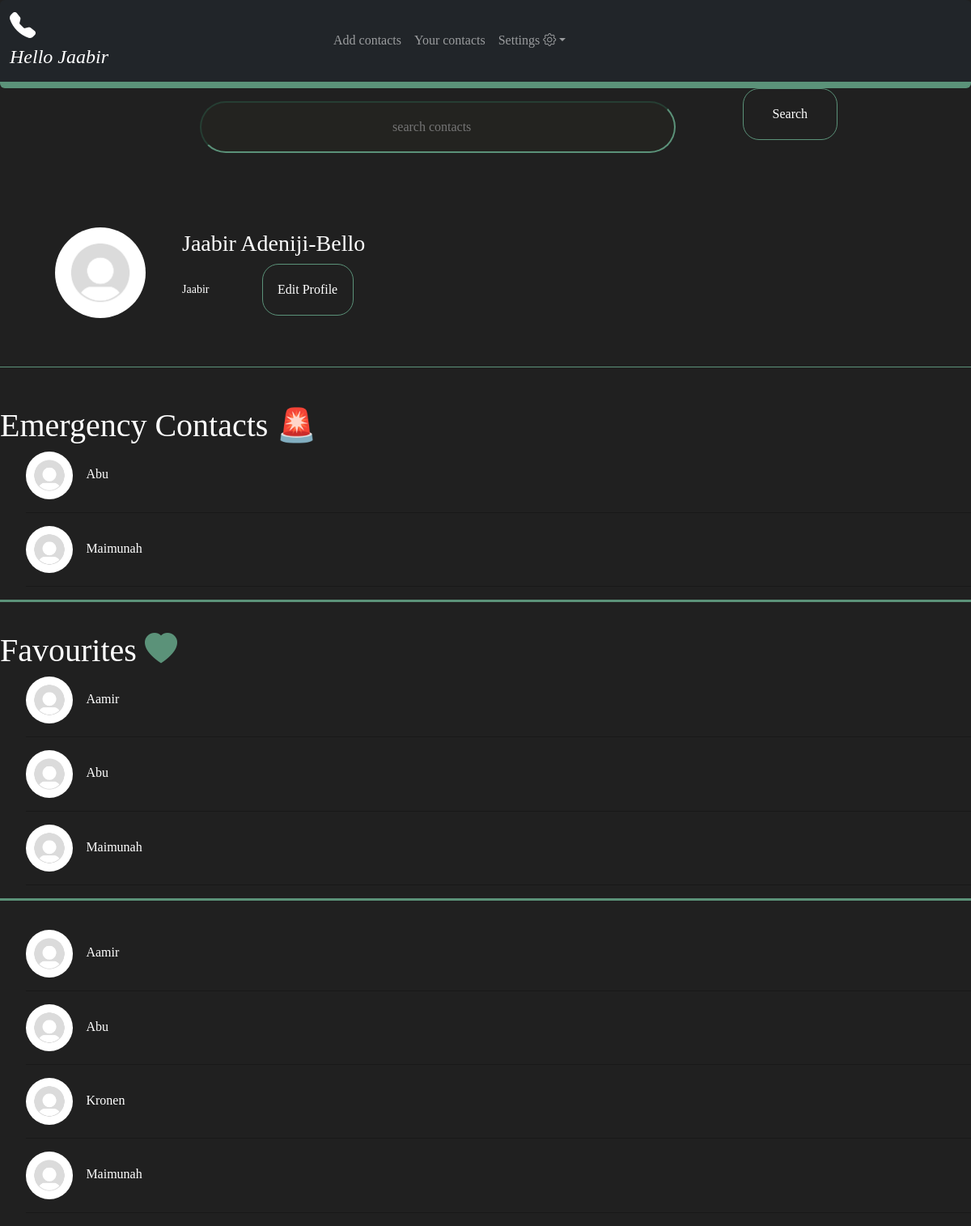
Page /contactlist/ (signed in) on the earlier database version.
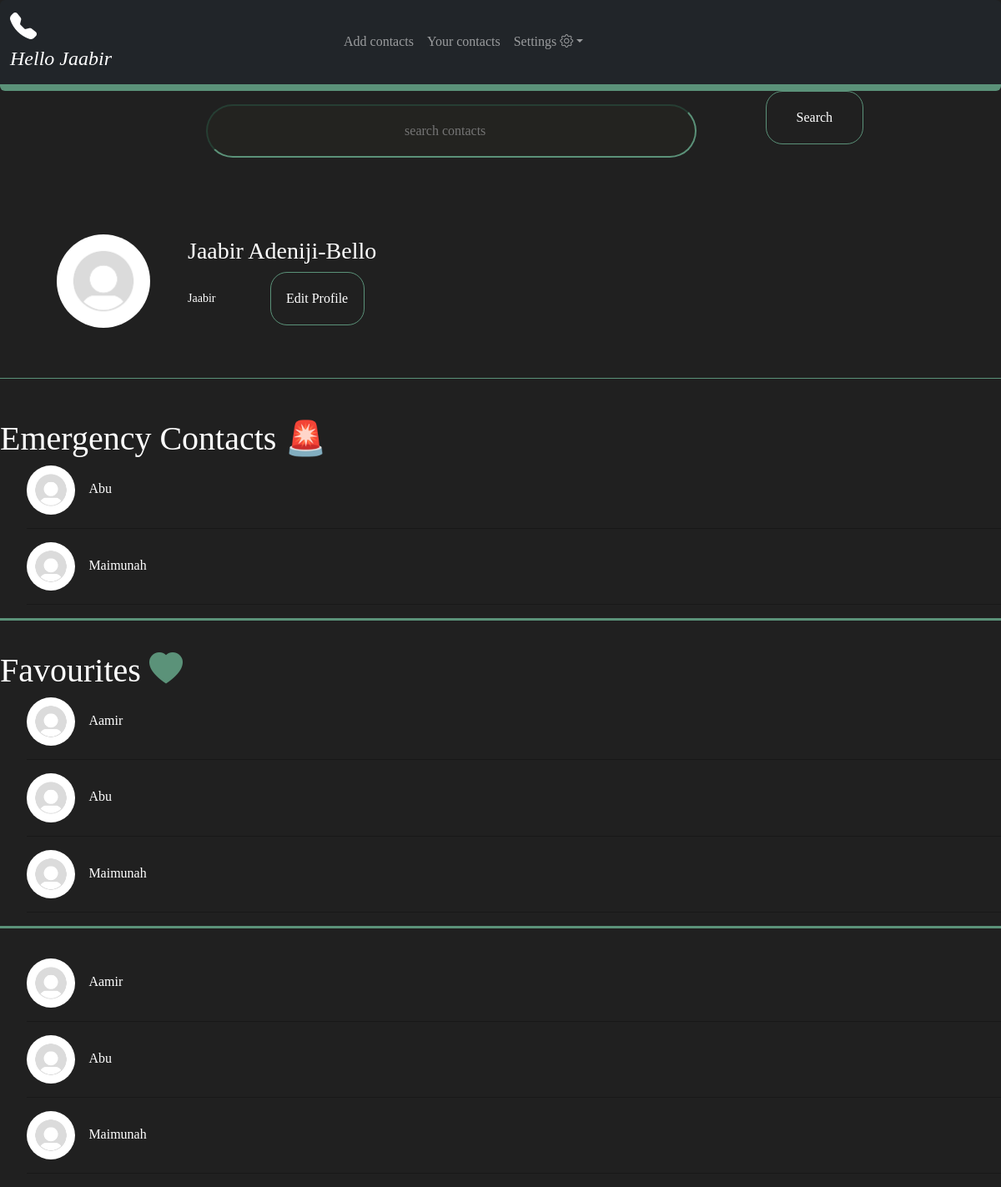
Same page on the later database version.
### base/models.py (models this page shows, shortened)
class User(AbstractUser):
    first_name = models.CharField(null=False, blank=False, max_length=100)
    last_name = models.CharField(null=True, blank=True, max_length=100)
    username = models.CharField(max_length=50)
    email = models.EmailField(unique=True)
    bio = models.CharField(max_length=200, null=True)
    avatar = models.ImageField(null=True, default="default.png")
    address = models.CharField(null=True, blank=True, max_length=256)
    sociallinks = models.CharField(null=True, blank=True, max_length=256)
    phone_number = PhoneNumberField(blank=True)
    contacts = models.ForeignKey(Contacts, blank=True, null=True, on_delete=models.CASCADE, related_name='user_contacts')
    USERNAME_FIELD = 'email'
    REQUIRED_FIELDS = ['username']

class Contacts(models.Model):
    first_name = models.CharField(null=False, blank=False, max_length=100)
    last_name = models.CharField(null=True, blank=True, max_length=100)
    phone_number = PhoneNumberField(blank=True)
    email = models.EmailField(unique=False)
    avatar = models.ImageField(null=True, default="default.png")
    address = models.CharField(null=True, blank=True, max_length=256)
    sociallinks = models.CharField(null=True, blank=True, max_length=256)
    user = models.ForeignKey('User', blank=True,null=True, on_delete=models.CASCADE,related_name='contacts_user')
    favourites = models.BooleanField(default=False)
    Emergency = models.BooleanField(default=False)

### base/views.py (the view)
# urls.py: path("contactlist/", views.contactList, name="contactList"),
@login_required(login_url='login')
def contactList(request):
    user = User.objects.all()
    contacts = Contacts.objects.filter(user_id = request.user.id).order_by('first_name')
    q = request.GET.get('q', '')
    contact = Contacts.objects.filter(
        Q(first_name__icontains=q) | Q(last_name__icontains=q),
        user_id=request.user.id
    ).order_by('first_name')
    search_string = request.GET.get('q', '')
    context = {'user': user, 'contacts': contacts, 'contact': contact,'search_string': search_string}
    return render(request,'contact_list.html',context)

### base/templates/contact_list.html
{% load static %} {% include 'main.html' %} {% block content %}
<main class="contactmain">
    <div class="container-fluid">
        <form class="d-flex" method="GET"  action="{% url 'contactList'%}?q={{contacts.first_name}}">
          <input type="search"  id="search" class="search" placeholder="search contacts" name="q" value="{{search_string}}">
          <button class="btn search-btn" type="submit">Search</button>
        </form>
      </div>
  {% include 'card_component.html' %}
  {% include 'emergency_component.html' %}
  {% include 'favourites_component.html' %}
  <div class="contactwrapper">
    <ul class="contact-list">
      {% for contacts in contacts %}
      <li>
        <img
          src="/static{{contacts.avatar.url}}"
          alt=""
          class="contact-avatar"
        /><a href="{% url 'contacts' contacts.id %}">{{contacts.first_name}}</a>
      </li>
      <hr />
      {% endfor %}
    </ul>
  </div>
</main>
{% endblock content %}

### templates/main.html (shortened to what this page needs)
<!DOCTYPE html>
{%load static%}
<html lang="en">
  <head>
    <link href="https://cdn.jsdelivr.net/npm/bootstrap@5.3.1/dist/css/bootstrap.min.css" rel="stylesheet">
    <link rel="stylesheet" href="https://cdn.jsdelivr.net/npm/bootstrap-icons@1.5.0/font/bootstrap-icons.css">
    <link rel="stylesheet" href="{% static '/styles/style.css' %}" />
  </head>
    {% include 'navbar.html' %}
</html>

### templates/navbar.html (shortened to what this page needs)
<nav
  class="navbar navbar-expand-lg rounded navbar-dark bg-dark"
  aria-label="Eleventh navbar example"
>
  <div class="container-fluid bg-dark navbar-dark">
    <div id="nav-logo-section" class="nav-section">
      <i class="bi bi-telephone-fill"
        ><h4>Hello {{request.user.first_name}}</h4></i
      >
    </div>
    <div class="collapse navbar-collapse" id="navbar">
      <ul class="navbar-nav me-auto mb-2 mb-lg-0">
        <li class="nav-item">
          <a class="nav-link" href="{% url 'newcontact' %}">Add contacts</a>
        </li>
        <li class="nav-item">
          <a class="nav-link" href="{% url 'contactList' %}">Your contacts</a>
        </li>
        <li class="nav-item dropdown">
          <a
            class="nav-link dropdown-toggle"
            href="#"
            data-bs-toggle="dropdown"
            aria-expanded="false"
            >Settings <i class="bi bi-gear"></i
          ></a>
        </li>
      </ul>
    </div>
  </div>
</nav>

### base/templates/card_component.html (shortened to what this page needs)
<div class ="user-card">
    <div>
    <img src ="/static{{request.user.avatar.url}}" class ="user-avatar"/>
</div>
<div>
    <h3>{{request.user.first_name}} {{request.user.last_name}}</h3>
    <small class="username">{{request.user.username}}</small>
    <button class="btn"><a href="{% url 'edit_profile'%}">Edit Profile</a></button>
</div>
    </div>

### base/templates/emergency_component.html
<div class="favourites">
  <h1>Emergency Contacts 🚨</h1>
  <ul class="favourites-list">
    {% for contact in contacts %} {% if contact.Emergency == True%}
    <li>
      <img
        src="/static{{contact.avatar.url}}"
        alt=""
        class="contact-avatar"
      /><a href="{% url 'contacts' contact.id %}">{{contact.first_name}}</a>
    </li>
    <hr />
    {% endif %} {% endfor %}
  </ul>
</div>

### base/templates/favourites_component.html
<div class="favourites">
    <h1>Favourites <i class="bi bi-heart-fill"></i></h1>
    <ul class="favourites-list">
    {% for contact in contacts %}
{% if contact.favourites == True%}
      <li>
        <img
          src="/static{{contact.avatar.url}}"
          alt=""
          class="contact-avatar"
        /><a href="{% url 'contacts' contact.id %}">{{contact.first_name}}</a>
      </li>
      <hr />
      {% endif %}
      {% endfor %}
      </ul>
  </div>

### static/styles/style.css (style rules this page uses)
:root { --dark-color: #202020 ; --border-color: #5b9279; }
* { box-sizing: border-box; }
input { background-color: rgb(54, 51, 51); width: 60%; height: 4rem; margin-top: 1em; margin-bottom: 2em; position: relative; left: 20%; text-align: center; padding: 1.5rem; border-radius: 40px; }
.btn { width: 50%; height: 4rem; position: relative; left: 27%; border-radius: 20px 20px 20px 20px; border-color: var(--border-color); color: white; }
a { color: white; text-decoration: none; }
nav { display: flex; width: 100%; border-bottom: 0.5em solid var(--border-color); }
#nav-logo-section, #nav-link-section { flex-basis: calc(100% / 3); }
.bi-telephone-fill { font-size: 2rem; }
#nav-logo-section { justify-content: flex-start; }
.user-avatar { height: 50%; width: 50%; border-radius: 360px; margin-left: 30%; }
.user-card { display: flex; align-items: center; justify-content: left; margin-bottom: 3rem; border-bottom: solid 0.1em var(--border-color); padding-bottom: 5%; padding-top: 5%; }
.contact-list { list-style-type: none; }
.contact-avatar { min-height: 1.8rem; min-width: 1.8rem; max-height: 5%; max-width: 5%; border-radius: 360px; margin-right: 1rem; }
input[type="search"] { background-color: #232320; border-color: var(--border-color); color: white; width: 50%; }
.search-btn { width: 10%; }
.favourites { border-bottom: solid 0.2rem var(--border-color); }
.favourites-list { list-style: none; }
.favourites { margin-bottom: 3%; }
hr { color: #000000; }
.bi-heart-fill { color: var(--border-color); }

Differences in the rows shown:
removed Contacts: avatar (placeholder picture), first_name "Kronen"
